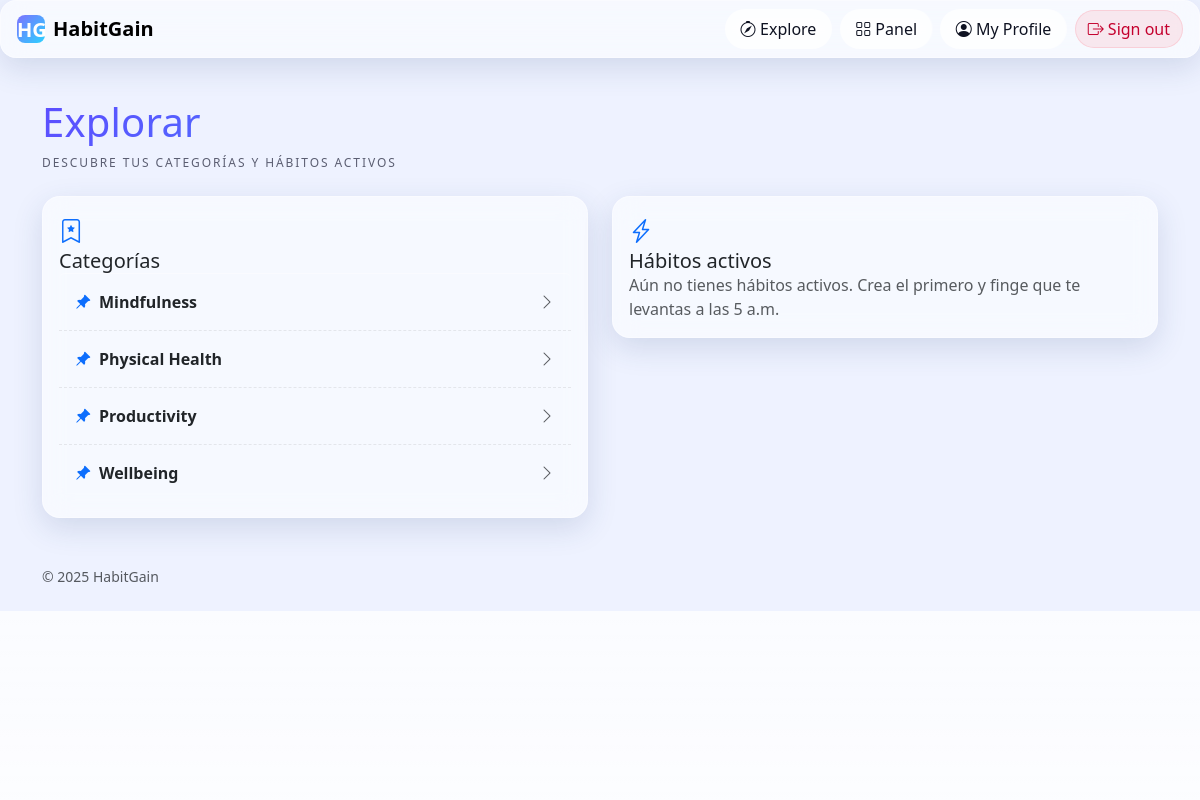
The page /explore/ (signed in) on the database its author committed.
### tables this page shows
CREATE TABLE categories (
                id INTEGER PRIMARY KEY AUTOINCREMENT,
                name TEXT NOT NULL UNIQUE,
                icon TEXT NOT NULL,
                created_at TIMESTAMP DEFAULT CURRENT_TIMESTAMP
            );

### habitgain/explore/__init__.py (the view)
@explore_bp.route("/")
def home():
    if not _require_login():
        return redirect(url_for("auth.login"))
    email = session["user"]["email"]
    categories = Category.all()
    habits = Habit.list_active_by_owner(email)
    return render_template("home.html", categories=categories, habits=habits)

### habitgain/explore/__init__.py (called while the page is built)
def _require_login():
    return "user" in session

### habitgain/models.py (called while the page is built)
    def get_connection(self) -> sqlite3.Connection:
        conn = sqlite3.connect(self.db_name)
        conn.row_factory = sqlite3.Row
        return conn

    @staticmethod
    def all() -> List[Dict[str, Any]]:
        db = Database()
        conn = db.get_connection()
        cur = conn.cursor()
        cur.execute("SELECT id, name, icon FROM categories ORDER BY name ASC")
        rows = cur.fetchall()
        conn.close()
        return [dict(r) for r in rows]

    @staticmethod
    def list_active_by_owner(email: str) -> List[Dict[str, Any]]:
        db = Database()
        conn = db.get_connection()
        cur = conn.cursor()
        cur.execute(
            """
            SELECT id, owner_email, name, active, short_desc, category_id
            FROM habits
            WHERE owner_email=? AND active=1
            ORDER BY id DESC
            """,
            (email,),
        )
        rows = cur.fetchall()
        conn.close()
        return [dict(r) for r in rows]

### habitgain/explore/templates/home.html (shortened to what this page needs)
{% extends "base.html" %}
{% block content %}
<h1 class="mb-2 text-gradient">Explorar</h1>
<p class="section-kicker mb-4">Descubre tus categorías y hábitos activos</p>
<div class="row g-4">
    <div class="col-12 col-lg-6">
        <div class="card glass p-3 shadow-hover">
            <div class="section-title">
                <i class="bi bi-bookmark-star text-primary fs-4"></i>
                <h5 class="m-0">Categorías</h5>
            </div>
            {% if categories %}
            <ul class="list-group list-clean">
                {% for c in categories %}
                <li class="list-group-item py-3">
                    <a class="d-flex align-items-center justify-content-between text-decoration-none"
                        href="{{ url_for('explore.category', category_id=c.id) }}">
                        <div class="d-flex align-items-center gap-2">
                            <i class="bi bi-pin-angle-fill text-primary"></i>
                            <strong class="text-body">{{ c.name }}</strong>
                        </div>
                        <i class="bi bi-chevron-right text-muted"></i>
                    </a>
                </li>
                {% endfor %}
            </ul>
            {% else %}
            <p class="text-muted mb-0">No hay categorías todavía.</p>
            {% endif %}
        </div>
    </div>
    <div class="col-12 col-lg-6">
        <div class="card glass p-3 shadow-hover">
            <div class="section-title">
                <i class="bi bi-lightning-charge text-primary fs-4"></i>
                <h5 class="m-0">Hábitos activos</h5>
            </div>
            {% if habits %}
            <ul class="list-group list-clean">
                {% for h in habits %}
                <li class="list-group-item py-3">
                    <div class="d-flex align-items-center justify-content-between">
                        <div>
                            <div class="fw-semibold">{{ h.name }}</div>
                            {% if h.short_desc %}
                            <div class="small text-muted">{{ h.short_desc }}</div>
                            {% endif %}
                        </div>
                        <span class="badge text-bg-success rounded-pill px-3 py-2">
                            <i class="bi bi-check2-circle"></i> Activo
                        </span>
                    </div>
                </li>
                {% endfor %}
            </ul>
            {% else %}
            <div class="text-muted">Aún no tienes hábitos activos. Crea el primero y finge que te levantas a las 5 a.m.
            </div>
            {% endif %}
        </div>
    </div>
</div>
{% endblock %}

### habitgain/static/css/styles.css (style rules this page uses)
:root { --bg: #eef2ff; --ink: #0f1222; --muted: #5b5e72; --primary: #6b5bff; --accent: #2bd2ff; --gradient-1: 217, 70, 239; --gradient-2: 79, 70, 229; --gradient-3: 45, 212, 191; --glass-bg: rgba(255, 255, 255, 0.55); --glass-brd: rgba(255, 255, 255, 0.35); --shadow: 0 10px 30px rgba(40, 70, 120, 0.15); }
html, body { background: var(--bg); color: var(--ink); min-height: 100%; }
.glass { backdrop-filter: blur(14px) saturate(140%); -webkit-backdrop-filter: blur(14px) saturate(140%); background: var(--glass-bg); border: 1px solid var(--glass-brd); border-radius: 16px; box-shadow: var(--shadow); }
.card.glass { border-radius: 18px; }
h1, h2, h3 { letter-spacing: .2px }
.section-kicker { font-size: .75rem; text-transform: uppercase; letter-spacing: .12rem; color: var(--muted); }
.list-clean .list-group-item { background: transparent; border: none; border-top: 1px dashed rgba(0, 0, 0, .08); }
.list-clean .list-group-item:first-child { border-top: none }
.text-gradient { background: linear-gradient(135deg, #5c4dff 0%, #2bd2ff 100%); -webkit-background-clip: text; background-clip: text; -webkit-text-fill-color: transparent; }
.shadow-hover { transition: transform .15s ease, box-shadow .15s ease; }

### rows shown on the page
categories: name "Mindfulness"
categories: name "Physical Health"
categories: name "Productivity"
categories: name "Wellbeing"

### other values the page prints
{{ 2025 }} "2025"
